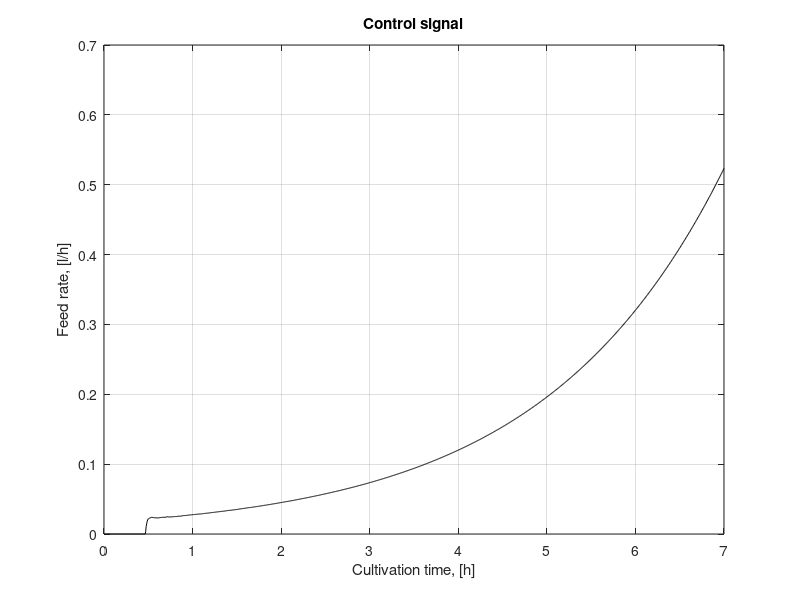
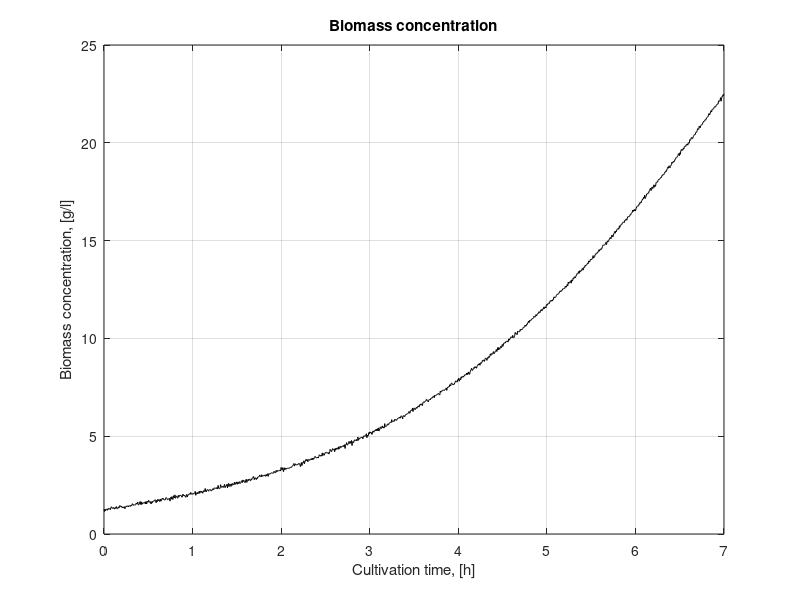
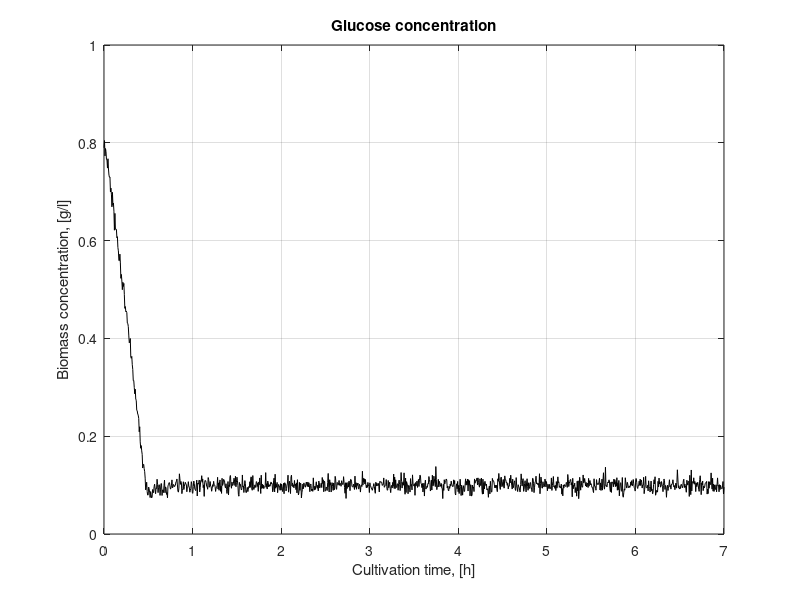
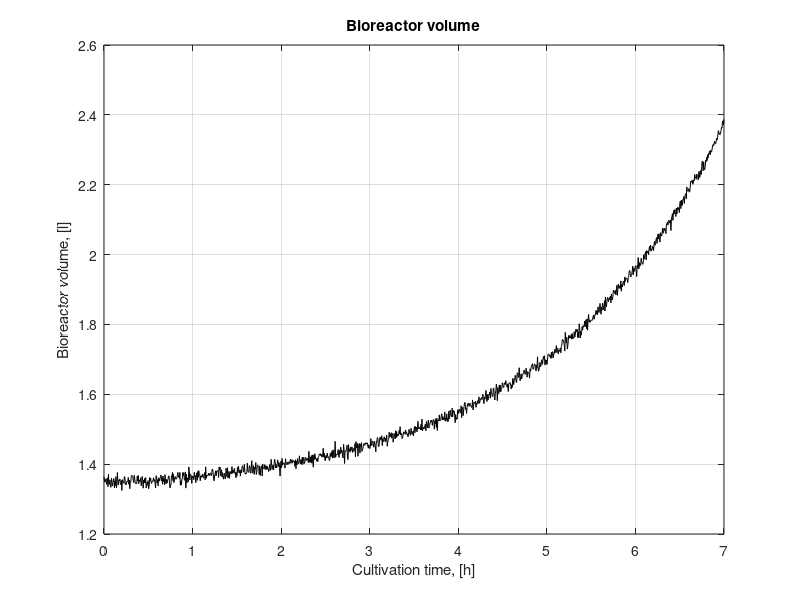

Write the MATLAB code that produced these figures, in order. (Note: this script raises an error after producing the figures.)
clear all 
close all 
clc
%%
% pid controller genetic algorithm
clear all 
close all 
clc

load ga_pid_sim.mat

figure()
plot(time, ga_pid_q_sim, 'k');
grid
title('Control signal')
xlabel('Cultivation time, [h]'), ylabel('Feed rate, [l/h]')

figure()
plot(time, ga_pid_y_sim(:,1), 'k');
grid
title('Biomass concentration')
xlabel('Cultivation time, [h]'), ylabel('Biomass concentration, [g/l]')

figure()
plot(time, ga_pid_y_sim(:,2), 'k');
grid
title('Glucose concentration')
xlabel('Cultivation time, [h]'), ylabel('Biomass concentration, [g/l]')

figure()
plot(time, ga_pid_y_sim(:,3), 'k');
grid
title('Bioreactor volume')
xlabel('Cultivation time, [h]'), ylabel('Bioreactor volume, [l]')

%%
% pid controller linear optimization
clear all 
close all 
clc

load pid_sim.mat

figure()
plot(time, pid_q_sim, 'k');
grid
title('Control signal')
xlabel('Cultivation time, [h]'), ylabel('Feed rate, [l/h]')

figure()
plot(time, pid_y_sim(:,1), 'k');
grid
title('Biomass concentration')
xlabel('Cultivation time, [h]'), ylabel('Biomass concentration, [g/l]')

figure()
plot(time, pid_y_sim(:,2), 'k');
grid
title('Glucose concentration')
xlabel('Cultivation time, [h]'), ylabel('Biomass concentration, [g/l]')

figure()
plot(time, pid_y_sim(:,3), 'k');
grid
title('Bioreactor volume')
xlabel('Cultivation time, [h]'), ylabel('Bioreactor volume, [l]')

%% 
% lqr controller
clear all 
close all 
clc

load lqr_sim.mat

figure()
plot(time, lqr_q_sim, 'k');
grid
title('Control signal')
xlabel('Cultivation time, [h]'), ylabel('Feed rate, [l/h]')

figure()
plot(time, lqr_y_sim(:,1), 'k');
grid
title('Biomass concentration')
xlabel('Cultivation time, [h]'), ylabel('Biomass concentration, [g/l]')

figure()
plot(time, lqr_y_sim(:,2), 'k');
grid
title('Glucose concentration')
xlabel('Cultivation time, [h]'), ylabel('Biomass concentration, [g/l]')

figure()
plot(time, lqr_y_sim(:,3), 'k');
grid
title('Bioreactor volume')
xlabel('Cultivation time, [h]'), ylabel('Bioreactor volume, [l]')

%y and y est
figure()
plot(time, lqr_y_sim(:,1), 'k'); hold on
plot(time, lqr_y__sim_est(:,1), 'k--'); hold off
grid
title('Biomass concentration')
xlabel('Cultivation time, [h]'), ylabel('Biomass concentration, [g/l]')
legend('Original', 'Estimated')

figure()
plot(time, lqr_y_sim(:,2), 'k'); hold on
plot(time, lqr_y__sim_est(:,2), 'k--'); hold off
grid
title('Glucose concentration')
xlabel('Cultivation time, [h]'), ylabel('Biomass concentration, [g/l]')
legend('Original', 'Estimated')

figure()
plot(time, lqr_y_sim(:,3), 'k'); hold on
plot(time, lqr_y__sim_est(:,3), 'k--'); hold off
grid
title('Bioreactor volume')
xlabel('Cultivation time, [h]'), ylabel('Bioreactor volume, [l]')
legend('Original', 'Estimated')

%%
clear all
close all
clc
%compare simulation with different controllers
load ga_pid_sim.mat
load pid_sim.mat
load lqr_sim.mat

figure()
plot(time, ga_pid_q_sim, 'b'); hold on
plot(time, pid_q_sim, 'r');
plot(time, lqr_q_sim, 'g'); hold off
grid
title('Control signal')
xlabel('Cultivation time, [h]'), ylabel('Feed rate, [l/h]')
legend('ga pid', 'pid', 'lqr')

figure()
plot(time, ga_pid_y_sim(:,1), 'b'); hold on
plot(time, pid_y_sim(:,1), 'r');
plot(time, lqr_y_sim(:,1), 'g'); hold off
grid
title('Biomass concentration')
xlabel('Cultivation time, [h]'), ylabel('Biomass concentration, [g/l]')
legend('ga pid', 'pid', 'lqr')

figure()
plot(time, ga_pid_y_sim(:,2), 'b'); hold on
plot(time, pid_y_sim(:,2), 'r');
plot(time, lqr_y_sim(:,2), 'g'); hold off
grid
title('Glucose concentration')
xlabel('Cultivation time, [h]'), ylabel('Biomass concentration, [g/l]')
legend('ga pid', 'pid', 'lqr')

figure()
plot(time, ga_pid_y_sim(:,3), 'b'); hold on
plot(time, pid_y_sim(:,3), 'r');
plot(time, lqr_y_sim(:,3), 'g'); hold off
grid
title('Bioreactor volume')
xlabel('Cultivation time, [h]'), ylabel('Bioreactor volume, [l]')
legend('ga pid', 'pid', 'lqr')

%%
clear all
close all
clc
%compare simulation with different controllers without noise
load ga_pid_sim_no_noise.mat
load pid_sim_no_noise.mat
load lqr_sim_no_noise.mat

figure()
plot(time, ga_pid_q_sim_no_noise, 'b'); hold on
plot(time, pid_q_sim_no_noise, 'r');
plot(time, lqr_q_sim_no_noise, 'g'); hold off
grid
title('Control signal')
xlabel('Cultivation time, [h]'), ylabel('Feed rate, [l/h]')
legend('ga pid', 'pid', 'lqr')

figure()
plot(time, ga_pid_y_sim_no_noise(:,1), 'b'); hold on
plot(time, pid_y_sim_no_noise(:,1), 'r');
plot(time, lqr_y_sim_no_noise(:,1), 'g'); hold off
grid
title('Biomass concentration')
xlabel('Cultivation time, [h]'), ylabel('Biomass concentration, [g/l]')
legend('ga pid', 'pid', 'lqr')

figure()
plot(time, ga_pid_y_sim_no_noise(:,2), 'b'); hold on
plot(time, pid_y_sim_no_noise(:,2), 'r');
plot(time, lqr_y_sim_no_noise(:,2), 'g'); hold off
grid
title('Glucose concentration')
xlabel('Cultivation time, [h]'), ylabel('Biomass concentration, [g/l]')
legend('ga pid', 'pid', 'lqr')

figure()
plot(time, ga_pid_y_sim_no_noise(:,3), 'b'); hold on
plot(time, pid_y_sim_no_noise(:,3), 'r');
plot(time, lqr_y_sim_no_noise(:,3), 'g'); hold off
grid
title('Bioreactor volume')
xlabel('Cultivation time, [h]'), ylabel('Bioreactor volume, [l]')
legend('ga pid', 'pid', 'lqr')

%%
% arduino experiments



%%
clear all
close all
clc
%compare arduino ga pid and ga pid simulation
load ga_pid_sim.mat
load arduino_data.mat

figure()
plot(time, ga_pid_q_sim, 'b'); hold on
plot(time, ga_pid_arduino(:,4), 'r'); hold off
grid
title('Control signal')
xlabel('Cultivation time, [h]'), ylabel('Feed rate, [l/h]')
legend('ga pid simulation', 'ga pid arduino')

figure()
plot(time, ga_pid_y_sim(:,1), 'b'); hold on
plot(time, ga_pid_arduino(:,1), 'r'); hold off
grid
title('Biomass concentration')
xlabel('Cultivation time, [h]'), ylabel('Biomass concentration, [g/l]')
legend('ga pid simulation', 'ga pid arduino')

figure()
plot(time, ga_pid_y_sim(:,2), 'b'); hold on
plot(time, ga_pid_arduino(:,2), 'r'); hold off
grid
title('Glucose concentration')
xlabel('Cultivation time, [h]'), ylabel('Biomass concentration, [g/l]')
legend('ga pid simulation', 'ga pid arduino')

figure()
plot(time, ga_pid_y_sim(:,3), 'b'); hold on
plot(time, ga_pid_arduino(:,3), 'r'); hold off
grid
title('Bioreactor volume')
xlabel('Cultivation time, [h]'), ylabel('Bioreactor volume, [l]')
legend('ga pid simulation', 'ga pid arduino')

%%
clear all
close all
clc
%compare arduino pid and pid simulation
load pid_sim.mat
load arduino_data.mat

figure()
plot(time, pid_q_sim, 'b'); hold on
plot(time, pid_arduino(:,4), 'r'); hold off
grid
title('Control signal')
xlabel('Cultivation time, [h]'), ylabel('Feed rate, [l/h]')
legend('pid simulation', 'pid arduino')

figure()
plot(time, pid_y_sim(:,1), 'b'); hold on
plot(time, pid_arduino(:,1), 'r'); hold off
grid
title('Biomass concentration')
xlabel('Cultivation time, [h]'), ylabel('Biomass concentration, [g/l]')
legend('pid simulation', 'pid arduino')

figure()
plot(time, pid_y_sim(:,2), 'b'); hold on
plot(time, pid_arduino(:,2), 'r'); hold off
grid
title('Glucose concentration')
xlabel('Cultivation time, [h]'), ylabel('Biomass concentration, [g/l]')
legend('pid simulation', 'pid arduino')

figure()
plot(time, pid_y_sim(:,3), 'b'); hold on
plot(time, pid_arduino(:,3), 'r'); hold off
grid
title('Bioreactor volume')
xlabel('Cultivation time, [h]'), ylabel('Bioreactor volume, [l]')
legend('pid simulation', 'pid arduino')

%%
clear all
close all
clc
%compare arduino lqr and lqr simulation
load lqr_sim.mat
load arduino_data.mat

figure()
plot(time, lqr_q_sim, 'b'); hold on
plot(time, lqr_arduino(:,4), 'r'); hold off
grid
title('Control signal')
xlabel('Cultivation time, [h]'), ylabel('Feed rate, [l/h]')
legend('lqr simulation', 'lqr arduino')

figure()
plot(time, lqr_y_sim(:,1), 'b'); hold on
plot(time, lqr_arduino(:,1), 'r'); hold off
grid
title('Biomass concentration')
xlabel('Cultivation time, [h]'), ylabel('Biomass concentration, [g/l]')
legend('lqr simulation', 'lqr arduino')

figure()
plot(time, lqr_y_sim(:,2), 'b'); hold on
plot(time, lqr_arduino(:,2), 'r'); hold off
grid
title('Glucose concentration')
xlabel('Cultivation time, [h]'), ylabel('Biomass concentration, [g/l]')
legend('lqr simulation', 'lqr arduino')

figure()
plot(time, lqr_y_sim(:,3), 'b'); hold on
plot(time, lqr_arduino(:,3), 'r'); hold off
grid
title('Bioreactor volume')
xlabel('Cultivation time, [h]'), ylabel('Bioreactor volume, [l]')
legend('lqr simulation', 'lqr arduino')

%%
clear all
close all
clc
%compare arduino plots with different controllers
load arduino_data.mat

figure()
plot(time, ga_pid_arduino(:,4), 'b'); hold on
plot(time, pid_arduino(:,4), 'r');
plot(time, lqr_arduino(:,4), 'g'); hold off
grid
title('Control signal')
xlabel('Cultivation time, [h]'), ylabel('Feed rate, [l/h]')
legend('ga pid arduino', 'pid arduino', 'lqr arduino')

figure()
plot(time, ga_pid_arduino(:,1), 'b'); hold on
plot(time, pid_arduino(:,1), 'r');
plot(time, lqr_arduino(:,1), 'g'); hold off
grid
title('Biomass concentration')
xlabel('Cultivation time, [h]'), ylabel('Biomass concentration, [g/l]')
legend('ga pid arduino', 'pid arduino', 'lqr arduino')

figure()
plot(time, ga_pid_arduino(:,2), 'b'); hold on
plot(time, pid_arduino(:,2), 'r');
plot(time, lqr_arduino(:,2), 'g'); hold off
grid
title('Glucose concentration')
xlabel('Cultivation time, [h]'), ylabel('Biomass concentration, [g/l]')
legend('ga pid arduino', 'pid arduino', 'lqr arduino')

figure()
plot(time, ga_pid_arduino(:,3), 'b'); hold on
plot(time, pid_arduino(:,3), 'r');
plot(time, lqr_arduino(:,3), 'g'); hold off
grid
title('Bioreactor volume')
xlabel('Cultivation time, [h]'), ylabel('Bioreactor volume, [l]')
legend('ga pid arduino', 'pid arduino', 'lqr arduino')

%%
clear all
close all
clc
% sensitivity
load sensitivity.mat

w=logspace(-3,3,1000);

%sensitivity
figure()
sigma(clpPID_ga(3,1), 'b', clpPID(3,1), 'r', clpLQR(3,1), w, 'g'),grid
xlim([0.001 pi/0.0056])
legend('genetic PID', 'PID', 'LQR');

%complementary sensitivity
figure()
sigma(clpPID_ga(2,1), 'b', clpPID(2,1), 'r', clpLQR(1,1), w, 'g'),grid
xlim([0.001 pi/0.0056])
legend('genetic PID', 'PID', 'LQR');

%output sensitivity function
figure()
sigma(clpPID_ga(1,1), 'b', clpPID(1,1), 'r', clpLQR(2,1), w, 'g'),grid
xlim([0.001 pi/0.0056])
legend('genetic PID', 'PID', 'LQR');

%3 regulator simulink and arduino
    %pid simulink and pid arduino
    %lqr simulink and lqr arduino
%3 regulators simulink
%3 regulator arduino

